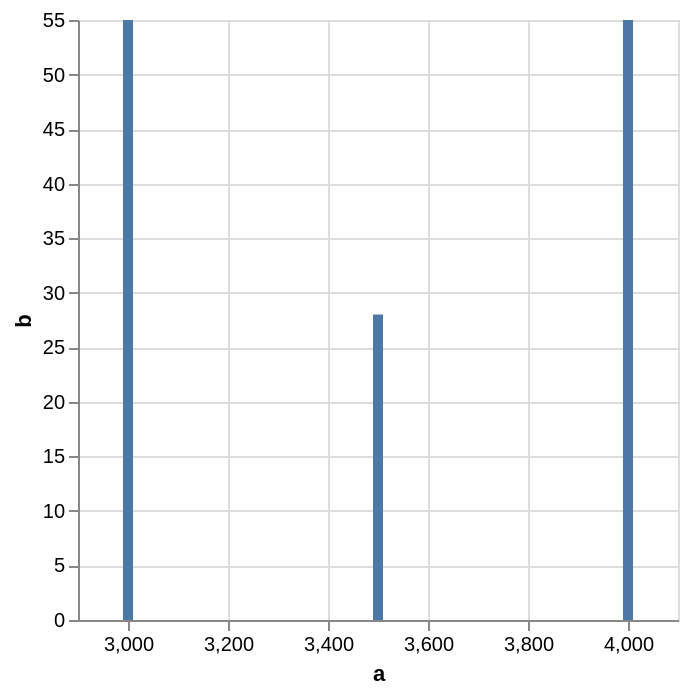

The specification (Vega-Lite) saved for this image:
### Vega specification from a JSON file in a GitHub repository (floating-point values rounded to 4 significant figures)
{"$schema": "https://vega.github.io/schema/vega/v5.json", "background": "white", "padding": 5, "width": 300, "height": 300, "style": "cell", "data": [{"name": "source_0", "values": [{"a": 3000, "b": 55}, {"a": 3500, "b": 28}, {"a": 4000, "b": 55}]}, {"name": "data_0", "source": "source_0", "transform": [{"type": "stack", "groupby": ["a"], "field": "b", "sort": {"field": [], "order": []}, "as": ["b_start", "b_end"], "offset": "zero"}, {"type": "filter", "expr": "isValid(datum[\"a\"]) && isFinite(+datum[\"a\"]) && isValid(datum[\"b\"]) && isFinite(+datum[\"b\"])"}]}], "marks": [{"name": "marks", "type": "rect", "style": ["bar"], "from": {"data": "data_0"}, "encode": {"update": {"fill": {"value": "#4c78a8"}, "ariaRoleDescription": {"value": "bar"}, "description": {"signal": "\"a: \" + (format(datum[\"a\"], \"\")) + \"; b: \" + (format(datum[\"b\"], \"\"))"}, "xc": {"scale": "x", "field": "a"}, "width": {"value": 5}, "y": {"scale": "y", "field": "b_end"}, "y2": {"scale": "y", "field": "b_start"}}}}], "scales": [{"name": "x", "type": "linear", "domain": {"data": "data_0", "field": "a"}, "range": [0, {"signal": "width"}], "nice": true, "zero": false, "padding": 5}, {"name": "y", "type": "pow", "domain": {"data": "data_0", "fields": ["b_start", "b_end"]}, "range": [{"signal": "height"}, 0], "nice": true, "zero": true}], "axes": [{"scale": "x", "orient": "bottom", "gridScale": "y", "grid": true, "tickCount": {"signal": "ceil(width/40)"}, "domain": false, "labels": false, "aria": false, "maxExtent": 0, "minExtent": 0, "ticks": false, "zindex": 0}, {"scale": "y", "orient": "left", "gridScale": "x", "grid": true, "tickCount": {"signal": "ceil(height/40)"}, "domain": false, "labels": false, "aria": false, "maxExtent": 0, "minExtent": 0, "ticks": false, "zindex": 0}, {"scale": "x", "orient": "bottom", "grid": false, "title": "a", "labelFlush": true, "labelOverlap": true, "tickCount": {"signal": "ceil(width/40)"}, "zindex": 0}, {"scale": "y", "orient": "left", "grid": false, "title": "b", "labelOverlap": true, "tickCount": {"signal": "ceil(height/40)"}, "zindex": 0}]}
